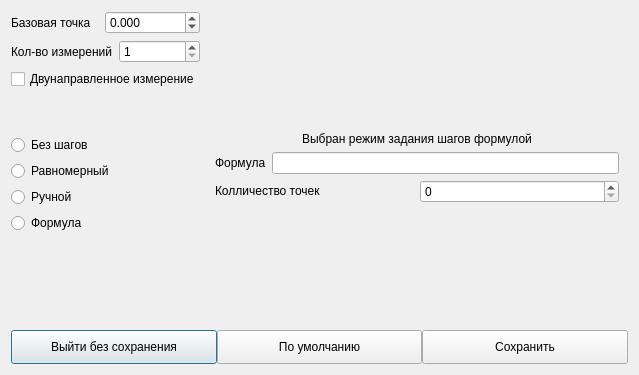
<?xml version="1.0" encoding="UTF-8"?>
<ui version="4.0">
 <class>stepconfigdialog</class>
 <widget class="QDialog" name="stepconfigdialog">
  <property name="geometry">
   <rect>
    <x>0</x>
    <y>0</y>
    <width>639</width>
    <height>375</height>
   </rect>
  </property>
  <property name="sizePolicy">
   <sizepolicy hsizetype="Fixed" vsizetype="Fixed">
    <horstretch>0</horstretch>
    <verstretch>0</verstretch>
   </sizepolicy>
  </property>
  <property name="windowTitle">
   <string>Dialog</string>
  </property>
  <layout class="QGridLayout" name="gridLayout">
   <item row="0" column="0">
    <layout class="QVBoxLayout" name="verticalLayout_12">
     <item>
      <layout class="QHBoxLayout" name="horizontalLayout_8">
       <item>
        <widget class="QLabel" name="label_2">
         <property name="text">
          <string>Базовая точка</string>
         </property>
        </widget>
       </item>
       <item>
        <widget class="QDoubleSpinBox" name="spinBoxBase">
         <property name="sizePolicy">
          <sizepolicy hsizetype="Preferred" vsizetype="Fixed">
           <horstretch>0</horstretch>
           <verstretch>0</verstretch>
          </sizepolicy>
         </property>
         <property name="minimumSize">
          <size>
           <width>0</width>
           <height>0</height>
          </size>
         </property>
         <property name="decimals">
          <number>3</number>
         </property>
         <property name="minimum">
          <double>-1000000.000000000000000</double>
         </property>
         <property name="maximum">
          <double>1000000.000000000000000</double>
         </property>
        </widget>
       </item>
      </layout>
     </item>
     <item>
      <layout class="QHBoxLayout" name="horizontalLayout_2">
       <item>
        <widget class="QLabel" name="label_11">
         <property name="text">
          <string>Кол-во измерений</string>
         </property>
        </widget>
       </item>
       <item>
        <widget class="QSpinBox" name="spinRepeatCount">
         <property name="minimum">
          <number>1</number>
         </property>
        </widget>
       </item>
      </layout>
     </item>
     <item>
      <widget class="QCheckBox" name="checkBidirectional">
       <property name="text">
        <string>Двунаправленное измерение</string>
       </property>
      </widget>
     </item>
     <item>
      <spacer name="verticalSpacer_7">
       <property name="orientation">
        <enum>Qt::Vertical</enum>
       </property>
       <property name="sizeHint" stdset="0">
        <size>
         <width>20</width>
         <height>40</height>
        </size>
       </property>
      </spacer>
     </item>
     <item>
      <layout class="QVBoxLayout" name="verticalLayout">
       <item>
        <widget class="QRadioButton" name="radioNone">
         <property name="text">
          <string>Без шагов</string>
         </property>
        </widget>
       </item>
       <item>
        <widget class="QRadioButton" name="radioUniform">
         <property name="text">
          <string>Равномерный</string>
         </property>
        </widget>
       </item>
       <item>
        <widget class="QRadioButton" name="radioManual">
         <property name="text">
          <string>Ручной</string>
         </property>
        </widget>
       </item>
       <item>
        <widget class="QRadioButton" name="radioFormula">
         <property name="text">
          <string>Формула</string>
         </property>
        </widget>
       </item>
      </layout>
     </item>
    </layout>
   </item>
   <item row="0" column="1" rowspan="2">
    <widget class="QStackedWidget" name="stackedWidget">
     <property name="sizePolicy">
      <sizepolicy hsizetype="Expanding" vsizetype="Expanding">
       <horstretch>0</horstretch>
       <verstretch>0</verstretch>
      </sizepolicy>
     </property>
     <property name="currentIndex">
      <number>2</number>
     </property>
     <widget class="QWidget" name="pageNone">
      <layout class="QGridLayout" name="gridLayout_2">
       <item row="1" column="0">
        <widget class="QLabel" name="label">
         <property name="sizePolicy">
          <sizepolicy hsizetype="Expanding" vsizetype="Fixed">
           <horstretch>0</horstretch>
           <verstretch>0</verstretch>
          </sizepolicy>
         </property>
         <property name="text">
          <string>&lt;html&gt;&lt;head/&gt;&lt;body&gt;&lt;p align=&quot;center&quot;&gt;Выбран режим без шагов&lt;/p&gt;&lt;/body&gt;&lt;/html&gt;</string>
         </property>
        </widget>
       </item>
       <item row="2" column="0">
        <spacer name="verticalSpacer_4">
         <property name="orientation">
          <enum>Qt::Vertical</enum>
         </property>
         <property name="sizeHint" stdset="0">
          <size>
           <width>20</width>
           <height>40</height>
          </size>
         </property>
        </spacer>
       </item>
       <item row="0" column="0">
        <spacer name="verticalSpacer_5">
         <property name="orientation">
          <enum>Qt::Vertical</enum>
         </property>
         <property name="sizeHint" stdset="0">
          <size>
           <width>20</width>
           <height>40</height>
          </size>
         </property>
        </spacer>
       </item>
      </layout>
     </widget>
     <widget class="QWidget" name="pageManual">
      <property name="sizePolicy">
       <sizepolicy hsizetype="Expanding" vsizetype="Expanding">
        <horstretch>0</horstretch>
        <verstretch>0</verstretch>
       </sizepolicy>
      </property>
      <layout class="QVBoxLayout" name="verticalLayout_3">
       <item>
        <spacer name="verticalSpacer_3">
         <property name="orientation">
          <enum>Qt::Vertical</enum>
         </property>
         <property name="sizeHint" stdset="0">
          <size>
           <width>20</width>
           <height>40</height>
          </size>
         </property>
        </spacer>
       </item>
       <item>
        <widget class="QLabel" name="label_6">
         <property name="sizePolicy">
          <sizepolicy hsizetype="Preferred" vsizetype="Preferred">
           <horstretch>0</horstretch>
           <verstretch>0</verstretch>
          </sizepolicy>
         </property>
         <property name="minimumSize">
          <size>
           <width>0</width>
           <height>0</height>
          </size>
         </property>
         <property name="maximumSize">
          <size>
           <width>16777215</width>
           <height>21</height>
          </size>
         </property>
         <property name="text">
          <string>&lt;html&gt;&lt;head/&gt;&lt;body&gt;&lt;p align=&quot;center&quot;&gt;Выбран режим ручного задания шагов&lt;/p&gt;&lt;/body&gt;&lt;/html&gt;</string>
         </property>
        </widget>
       </item>
       <item>
        <layout class="QHBoxLayout" name="horizontalLayout_5">
         <item>
          <widget class="QLabel" name="label_7">
           <property name="sizePolicy">
            <sizepolicy hsizetype="Preferred" vsizetype="Fixed">
             <horstretch>0</horstretch>
             <verstretch>0</verstretch>
            </sizepolicy>
           </property>
           <property name="text">
            <string>&lt;html&gt;&lt;head/&gt;&lt;body&gt;&lt;p align=&quot;right&quot;&gt;Шаги&lt;/p&gt;&lt;/body&gt;&lt;/html&gt;</string>
           </property>
          </widget>
         </item>
         <item>
          <widget class="QPlainTextEdit" name="plainTextEdit">
           <property name="sizePolicy">
            <sizepolicy hsizetype="Preferred" vsizetype="Preferred">
             <horstretch>0</horstretch>
             <verstretch>0</verstretch>
            </sizepolicy>
           </property>
           <property name="minimumSize">
            <size>
             <width>0</width>
             <height>30</height>
            </size>
           </property>
           <property name="maximumSize">
            <size>
             <width>16777215</width>
             <height>30</height>
            </size>
           </property>
          </widget>
         </item>
        </layout>
       </item>
       <item>
        <spacer name="verticalSpacer_6">
         <property name="orientation">
          <enum>Qt::Vertical</enum>
         </property>
         <property name="sizeHint" stdset="0">
          <size>
           <width>20</width>
           <height>40</height>
          </size>
         </property>
        </spacer>
       </item>
      </layout>
     </widget>
     <widget class="QWidget" name="pageFormula">
      <property name="sizePolicy">
       <sizepolicy hsizetype="Expanding" vsizetype="Expanding">
        <horstretch>0</horstretch>
        <verstretch>0</verstretch>
       </sizepolicy>
      </property>
      <layout class="QVBoxLayout" name="verticalLayout_11">
       <item>
        <spacer name="verticalSpacer_8">
         <property name="orientation">
          <enum>Qt::Vertical</enum>
         </property>
         <property name="sizeHint" stdset="0">
          <size>
           <width>20</width>
           <height>40</height>
          </size>
         </property>
        </spacer>
       </item>
       <item>
        <widget class="QLabel" name="label_8">
         <property name="maximumSize">
          <size>
           <width>16777215</width>
           <height>21</height>
          </size>
         </property>
         <property name="text">
          <string>&lt;html&gt;&lt;head/&gt;&lt;body&gt;&lt;p align=&quot;center&quot;&gt;Выбран режим задания шагов формулой&lt;/p&gt;&lt;/body&gt;&lt;/html&gt;</string>
         </property>
        </widget>
       </item>
       <item>
        <layout class="QVBoxLayout" name="verticalLayout_4">
         <item>
          <layout class="QHBoxLayout" name="horizontalLayout_6">
           <item>
            <widget class="QLabel" name="label_9">
             <property name="sizePolicy">
              <sizepolicy hsizetype="Preferred" vsizetype="Fixed">
               <horstretch>0</horstretch>
               <verstretch>0</verstretch>
              </sizepolicy>
             </property>
             <property name="text">
              <string>&lt;html&gt;&lt;head/&gt;&lt;body&gt;&lt;p&gt;Формула&lt;/p&gt;&lt;/body&gt;&lt;/html&gt;</string>
             </property>
            </widget>
           </item>
           <item>
            <widget class="QLineEdit" name="lineEdit">
             <property name="sizePolicy">
              <sizepolicy hsizetype="Expanding" vsizetype="Fixed">
               <horstretch>0</horstretch>
               <verstretch>0</verstretch>
              </sizepolicy>
             </property>
            </widget>
           </item>
          </layout>
         </item>
         <item>
          <layout class="QHBoxLayout" name="horizontalLayout_7">
           <item>
            <widget class="QLabel" name="label_10">
             <property name="sizePolicy">
              <sizepolicy hsizetype="Preferred" vsizetype="Fixed">
               <horstretch>0</horstretch>
               <verstretch>0</verstretch>
              </sizepolicy>
             </property>
             <property name="text">
              <string>&lt;html&gt;&lt;head/&gt;&lt;body&gt;&lt;p&gt;Колличество точек&lt;/p&gt;&lt;/body&gt;&lt;/html&gt;</string>
             </property>
            </widget>
           </item>
           <item>
            <widget class="QSpinBox" name="spinBox_2">
             <property name="sizePolicy">
              <sizepolicy hsizetype="Preferred" vsizetype="Fixed">
               <horstretch>0</horstretch>
               <verstretch>0</verstretch>
              </sizepolicy>
             </property>
             <property name="maximum">
              <number>1000</number>
             </property>
            </widget>
           </item>
          </layout>
         </item>
        </layout>
       </item>
       <item>
        <spacer name="verticalSpacer_9">
         <property name="orientation">
          <enum>Qt::Vertical</enum>
         </property>
         <property name="sizeHint" stdset="0">
          <size>
           <width>20</width>
           <height>40</height>
          </size>
         </property>
        </spacer>
       </item>
      </layout>
     </widget>
     <widget class="QWidget" name="pageUniform">
      <property name="sizePolicy">
       <sizepolicy hsizetype="Expanding" vsizetype="Expanding">
        <horstretch>0</horstretch>
        <verstretch>0</verstretch>
       </sizepolicy>
      </property>
      <layout class="QVBoxLayout" name="verticalLayout_10">
       <item>
        <spacer name="verticalSpacer_10">
         <property name="orientation">
          <enum>Qt::Vertical</enum>
         </property>
         <property name="sizeHint" stdset="0">
          <size>
           <width>20</width>
           <height>40</height>
          </size>
         </property>
        </spacer>
       </item>
       <item>
        <widget class="QLabel" name="label_5">
         <property name="sizePolicy">
          <sizepolicy hsizetype="Expanding" vsizetype="Fixed">
           <horstretch>0</horstretch>
           <verstretch>0</verstretch>
          </sizepolicy>
         </property>
         <property name="text">
          <string>&lt;html&gt;&lt;head/&gt;&lt;body&gt;&lt;p align=&quot;center&quot;&gt;Выбран режим равномерный&lt;/p&gt;&lt;/body&gt;&lt;/html&gt;</string>
         </property>
        </widget>
       </item>
       <item>
        <layout class="QVBoxLayout" name="verticalLayout_2">
         <item>
          <layout class="QHBoxLayout" name="horizontalLayout_3">
           <item>
            <widget class="QLabel" name="label_4">
             <property name="sizePolicy">
              <sizepolicy hsizetype="Preferred" vsizetype="Fixed">
               <horstretch>0</horstretch>
               <verstretch>0</verstretch>
              </sizepolicy>
             </property>
             <property name="text">
              <string>&lt;html&gt;&lt;head/&gt;&lt;body&gt;&lt;p&gt;Шаг&lt;/p&gt;&lt;/body&gt;&lt;/html&gt;</string>
             </property>
            </widget>
           </item>
           <item>
            <widget class="QDoubleSpinBox" name="doubleSpinBox_2">
             <property name="sizePolicy">
              <sizepolicy hsizetype="Preferred" vsizetype="Fixed">
               <horstretch>0</horstretch>
               <verstretch>0</verstretch>
              </sizepolicy>
             </property>
             <property name="maximumSize">
              <size>
               <width>16777206</width>
               <height>16777215</height>
              </size>
             </property>
             <property name="decimals">
              <number>3</number>
             </property>
             <property name="minimum">
              <double>-1000000.000000000000000</double>
             </property>
             <property name="maximum">
              <double>1000000.000000000000000</double>
             </property>
            </widget>
           </item>
          </layout>
         </item>
         <item>
          <layout class="QHBoxLayout" name="horizontalLayout_4">
           <item>
            <widget class="QLabel" name="label_3">
             <property name="sizePolicy">
              <sizepolicy hsizetype="Preferred" vsizetype="Fixed">
               <horstretch>0</horstretch>
               <verstretch>0</verstretch>
              </sizepolicy>
             </property>
             <property name="text">
              <string>&lt;html&gt;&lt;head/&gt;&lt;body&gt;&lt;p&gt;Колличество шагов&lt;/p&gt;&lt;/body&gt;&lt;/html&gt;</string>
             </property>
            </widget>
           </item>
           <item>
            <widget class="QSpinBox" name="spinBox">
             <property name="sizePolicy">
              <sizepolicy hsizetype="Preferred" vsizetype="Fixed">
               <horstretch>0</horstretch>
               <verstretch>0</verstretch>
              </sizepolicy>
             </property>
             <property name="maximum">
              <number>1000</number>
             </property>
            </widget>
           </item>
          </layout>
         </item>
        </layout>
       </item>
       <item>
        <spacer name="verticalSpacer_11">
         <property name="orientation">
          <enum>Qt::Vertical</enum>
         </property>
         <property name="sizeHint" stdset="0">
          <size>
           <width>20</width>
           <height>40</height>
          </size>
         </property>
        </spacer>
       </item>
      </layout>
     </widget>
    </widget>
   </item>
   <item row="1" column="0">
    <spacer name="verticalSpacer">
     <property name="orientation">
      <enum>Qt::Vertical</enum>
     </property>
     <property name="sizeHint" stdset="0">
      <size>
       <width>20</width>
       <height>40</height>
      </size>
     </property>
    </spacer>
   </item>
   <item row="2" column="0" colspan="2">
    <layout class="QHBoxLayout" name="horizontalLayout">
     <property name="spacing">
      <number>0</number>
     </property>
     <property name="sizeConstraint">
      <enum>QLayout::SetDefaultConstraint</enum>
     </property>
     <item>
      <widget class="QPushButton" name="btnCancel">
       <property name="sizePolicy">
        <sizepolicy hsizetype="Expanding" vsizetype="Fixed">
         <horstretch>0</horstretch>
         <verstretch>0</verstretch>
        </sizepolicy>
       </property>
       <property name="minimumSize">
        <size>
         <width>0</width>
         <height>34</height>
        </size>
       </property>
       <property name="maximumSize">
        <size>
         <width>16777215</width>
         <height>34</height>
        </size>
       </property>
       <property name="text">
        <string>Выйти без сохранения</string>
       </property>
      </widget>
     </item>
     <item>
      <widget class="QPushButton" name="btnDefault">
       <property name="sizePolicy">
        <sizepolicy hsizetype="Expanding" vsizetype="Fixed">
         <horstretch>0</horstretch>
         <verstretch>0</verstretch>
        </sizepolicy>
       </property>
       <property name="minimumSize">
        <size>
         <width>0</width>
         <height>34</height>
        </size>
       </property>
       <property name="maximumSize">
        <size>
         <width>16777215</width>
         <height>34</height>
        </size>
       </property>
       <property name="text">
        <string>По умолчанию</string>
       </property>
      </widget>
     </item>
     <item>
      <widget class="QPushButton" name="btnSave">
       <property name="sizePolicy">
        <sizepolicy hsizetype="Expanding" vsizetype="Fixed">
         <horstretch>0</horstretch>
         <verstretch>0</verstretch>
        </sizepolicy>
       </property>
       <property name="minimumSize">
        <size>
         <width>0</width>
         <height>34</height>
        </size>
       </property>
       <property name="maximumSize">
        <size>
         <width>16777215</width>
         <height>34</height>
        </size>
       </property>
       <property name="text">
        <string>Сохранить</string>
       </property>
      </widget>
     </item>
    </layout>
   </item>
  </layout>
 </widget>
 <resources/>
 <connections/>
</ui>
